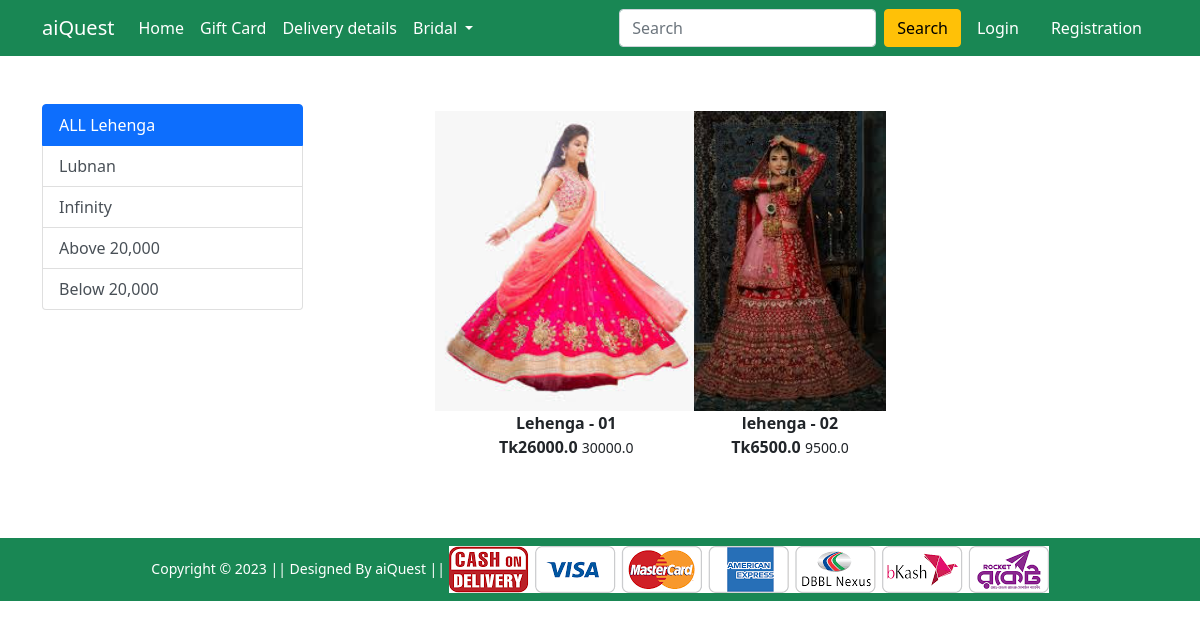
The app's page /lehenga/ with its own data.
### Shop/models.py (models this page shows, shortened)
class Product(models.Model):
    title = models.CharField(max_length=100)
    selling_price = models.FloatField()
    discounted_price = models.FloatField()
    description = models.TextField()
    brand = models.CharField(max_length=100)
    category = models.CharField(choices=CATEGORY_CHOICES,max_length=2)
    product_image = models.ImageField(upload_to='productimg')

### Shop/views.py (the view)
# urls.py: path('lehenga/', views.lehenga, name='lehenga'),
def lehenga(request, data = None):
 if data == None:
  lehengas = Product.objects.filter(category='L')
 elif data == 'lubnan' or data == 'infinity':
  lehengas = Product.objects.filter(category='L').filter(brand=data)
 elif data == 'below':
  lehengas = Product.objects.filter(category='L').filter(discounted_price__lt=20000)
 elif data == 'above':
  lehengas = Product.objects.filter(category='L').filter(discounted_price__gt=20000)
 return render(request, 'Shop/lehenga.html', {'lehengas': lehengas})

### Shop/templates/Shop/lehenga.html (shortened to what this page needs)
{% extends 'Shop/base.html' %}
{% load static %}
{% block main-content %}
<div class="container my-5">
    <div class="row">
        <div class="col-sm-3">
            <div class="list-group">
                <a href="{% url 'lehenga' %}" class="list-group-item list-group-item-action active" aria-current="true">
                    ALL Lehenga
                </a>
                <a href="{% url 'lehengaitem' 'lubnan' %}" class="list-group-item list-group-item-action">
                    Lubnan
                </a>
                <a href="{% url 'lehengaitem' 'infinity' %}" class="list-group-item list-group-item-action">
                    Infinity
                </a>
                <a href="{% url 'lehengaitem' 'above' %}" class="list-group-item list-group-item-action">
                    Above 20,000
                </a>
                <a href="{% url 'lehengaitem' 'below' %}" class="list-group-item list-group-item-action">
                    Below 20,000
                </a>
            </div>
        </div>
        <div class="col-sm-8 offset-sm-1">
            <div class="row">
                {% for product in lehengas %}
                <div class="col-sm-4 text-center mb-4">
                    <a href="{% url 'product-detail' product.id %}" class="btn">
                        <div class="item">
                            <img src="{{product.product_image.url}}" alt="" height="300">
                            <div class="fw-bold">
                                {{product.title}}
                            </div>
                            <div class="fw-bold">Tk{{product.discounted_price}} <small class="fw-light text-decoration-linethrough">{{product.selling_price}}</small> </div>
                        </div>
                    </a>
                </div>
                {% endfor %}
            </div>
        </div>
    </div>
</div>
{% endblock main-content %}

### records on screen
Product: product_image (picture), title "Lehenga - 01", discounted_price "26000.0", selling_price "30000.0"
Product: product_image (picture), title "lehenga - 02", discounted_price "6500.0", selling_price "9500.0"
